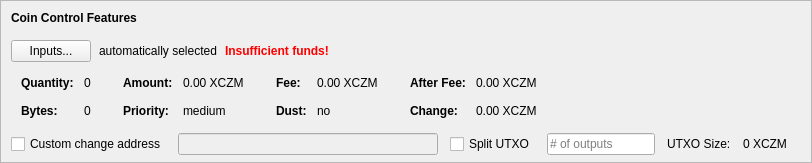
    <widget class="QFrame" name="frameCoinControl">
     <property name="sizePolicy">
      <sizepolicy hsizetype="Expanding" vsizetype="Expanding">
       <horstretch>0</horstretch>
       <verstretch>0</verstretch>
      </sizepolicy>
     </property>
     <property name="maximumSize">
      <size>
       <width>16777215</width>
       <height>16777215</height>
      </size>
     </property>
     <property name="frameShape">
      <enum>QFrame::StyledPanel</enum>
     </property>
     <property name="frameShadow">
      <enum>QFrame::Sunken</enum>
     </property>
     <layout class="QVBoxLayout" name="verticalLayoutCoinControl2">
      <property name="spacing">
       <number>0</number>
      </property>
      <property name="leftMargin">
       <number>0</number>
      </property>
      <property name="topMargin">
       <number>0</number>
      </property>
      <property name="rightMargin">
       <number>0</number>
      </property>
      <property name="bottomMargin">
       <number>6</number>
      </property>
      <item>
       <layout class="QVBoxLayout" name="verticalLayoutCoinControl" stretch="0,0,0,0,1">
        <property name="spacing">
         <number>0</number>
        </property>
        <property name="leftMargin">
         <number>10</number>
        </property>
        <property name="topMargin">
         <number>10</number>
        </property>
        <item>
         <layout class="QHBoxLayout" name="horizontalLayoutCoinControl1">
          <property name="bottomMargin">
           <number>15</number>
          </property>
          <item>
           <widget class="QLabel" name="labelCoinControlFeatures">
            <property name="sizePolicy">
             <sizepolicy hsizetype="Preferred" vsizetype="Maximum">
              <horstretch>0</horstretch>
              <verstretch>0</verstretch>
             </sizepolicy>
            </property>
            <property name="font">
             <font>
              <weight>75</weight>
              <bold>true</bold>
             </font>
            </property>
            <property name="styleSheet">
             <string notr="true">font-weight:bold;</string>
            </property>
            <property name="text">
             <string>Coin Control Features</string>
            </property>
           </widget>
          </item>
         </layout>
        </item>
        <item>
         <layout class="QHBoxLayout" name="horizontalLayoutCoinControl2" stretch="0,0,0,0">
          <property name="spacing">
           <number>8</number>
          </property>
          <property name="bottomMargin">
           <number>10</number>
          </property>
          <item>
           <widget class="QPushButton" name="pushButtonCoinControl">
            <property name="styleSheet">
             <string notr="true"/>
            </property>
            <property name="text">
             <string>Inputs...</string>
            </property>
            <property name="autoDefault">
             <bool>false</bool>
            </property>
           </widget>
          </item>
          <item>
           <widget class="QLabel" name="labelCoinControlAutomaticallySelected">
            <property name="text">
             <string>automatically selected</string>
            </property>
            <property name="margin">
             <number>5</number>
            </property>
           </widget>
          </item>
          <item>
           <widget class="QLabel" name="labelCoinControlInsuffFunds">
            <property name="font">
             <font>
              <weight>75</weight>
              <bold>true</bold>
             </font>
            </property>
            <property name="styleSheet">
             <string notr="true">color:red;font-weight:bold;</string>
            </property>
            <property name="text">
             <string>Insufficient funds!</string>
            </property>
            <property name="margin">
             <number>5</number>
            </property>
           </widget>
          </item>
          <item>
           <spacer name="horizontalSpacerCoinControl">
            <property name="orientation">
             <enum>Qt::Horizontal</enum>
            </property>
            <property name="sizeHint" stdset="0">
             <size>
              <width>40</width>
              <height>1</height>
             </size>
            </property>
           </spacer>
          </item>
         </layout>
        </item>
        <item>
         <widget class="QWidget" name="widgetCoinControl" native="true">
          <property name="sizePolicy">
           <sizepolicy hsizetype="Preferred" vsizetype="Preferred">
            <horstretch>0</horstretch>
            <verstretch>0</verstretch>
           </sizepolicy>
          </property>
          <property name="minimumSize">
           <size>
            <width>0</width>
            <height>0</height>
           </size>
          </property>
          <property name="styleSheet">
           <string notr="true"/>
          </property>
          <layout class="QHBoxLayout" name="horizontalLayoutCoinControl5">
           <property name="leftMargin">
            <number>0</number>
           </property>
           <property name="topMargin">
            <number>0</number>
           </property>
           <property name="rightMargin">
            <number>0</number>
           </property>
           <property name="bottomMargin">
            <number>0</number>
           </property>
           <item>
            <layout class="QHBoxLayout" name="horizontalLayoutCoinControl3" stretch="0,0,0,1">
             <property name="spacing">
              <number>20</number>
             </property>
             <property name="topMargin">
              <number>0</number>
             </property>
             <property name="bottomMargin">
              <number>10</number>
             </property>
             <item>
              <layout class="QFormLayout" name="formLayoutCoinControl1">
               <property name="horizontalSpacing">
                <number>10</number>
               </property>
               <property name="verticalSpacing">
                <number>14</number>
               </property>
               <property name="leftMargin">
                <number>10</number>
               </property>
               <property name="topMargin">
                <number>4</number>
               </property>
               <property name="rightMargin">
                <number>6</number>
               </property>
               <item row="0" column="0">
                <widget class="QLabel" name="labelCoinControlQuantityText">
                 <property name="font">
                  <font>
                   <weight>75</weight>
                   <bold>true</bold>
                  </font>
                 </property>
                 <property name="text">
                  <string>Quantity:</string>
                 </property>
                 <property name="margin">
                  <number>0</number>
                 </property>
                </widget>
               </item>
               <item row="0" column="1">
                <widget class="QLabel" name="labelCoinControlQuantity">
                 <property name="cursor">
                  <cursorShape>IBeamCursor</cursorShape>
                 </property>
                 <property name="contextMenuPolicy">
                  <enum>Qt::ActionsContextMenu</enum>
                 </property>
                 <property name="text">
                  <string notr="true">0</string>
                 </property>
                 <property name="margin">
                  <number>0</number>
                 </property>
                 <property name="textInteractionFlags">
                  <set>Qt::LinksAccessibleByMouse|Qt::TextSelectableByKeyboard|Qt::TextSelectableByMouse</set>
                 </property>
                </widget>
               </item>
               <item row="1" column="0">
                <widget class="QLabel" name="labelCoinControlBytesText">
                 <property name="font">
                  <font>
                   <weight>75</weight>
                   <bold>true</bold>
                  </font>
                 </property>
                 <property name="text">
                  <string>Bytes:</string>
                 </property>
                </widget>
               </item>
               <item row="1" column="1">
                <widget class="QLabel" name="labelCoinControlBytes">
                 <property name="cursor">
                  <cursorShape>IBeamCursor</cursorShape>
                 </property>
                 <property name="contextMenuPolicy">
                  <enum>Qt::ActionsContextMenu</enum>
                 </property>
                 <property name="text">
                  <string notr="true">0</string>
                 </property>
                 <property name="textInteractionFlags">
                  <set>Qt::LinksAccessibleByMouse|Qt::TextSelectableByKeyboard|Qt::TextSelectableByMouse</set>
                 </property>
                </widget>
               </item>
              </layout>
             </item>
             <item>
              <layout class="QFormLayout" name="formLayoutCoinControl2">
               <property name="horizontalSpacing">
                <number>10</number>
               </property>
               <property name="verticalSpacing">
                <number>14</number>
               </property>
               <property name="leftMargin">
                <number>6</number>
               </property>
               <property name="topMargin">
                <number>4</number>
               </property>
               <property name="rightMargin">
                <number>6</number>
               </property>
               <item row="0" column="0">
                <widget class="QLabel" name="labelCoinControlAmountText">
                 <property name="font">
                  <font>
                   <weight>75</weight>
                   <bold>true</bold>
                  </font>
                 </property>
                 <property name="text">
                  <string>Amount:</string>
                 </property>
                 <property name="margin">
                  <number>0</number>
                 </property>
                </widget>
               </item>
               <item row="0" column="1">
                <widget class="QLabel" name="labelCoinControlAmount">
                 <property name="cursor">
                  <cursorShape>IBeamCursor</cursorShape>
                 </property>
                 <property name="contextMenuPolicy">
                  <enum>Qt::ActionsContextMenu</enum>
                 </property>
                 <property name="text">
                  <string notr="true">0.00 XCZM</string>
                 </property>
                 <property name="textInteractionFlags">
                  <set>Qt::LinksAccessibleByMouse|Qt::TextSelectableByKeyboard|Qt::TextSelectableByMouse</set>
                 </property>
                </widget>
               </item>
               <item row="1" column="0">
                <widget class="QLabel" name="labelCoinControlPriorityText">
                 <property name="font">
                  <font>
                   <weight>75</weight>
                   <bold>true</bold>
                  </font>
                 </property>
                 <property name="text">
                  <string>Priority:</string>
                 </property>
                </widget>
               </item>
               <item row="1" column="1">
                <widget class="QLabel" name="labelCoinControlPriority">
                 <property name="cursor">
                  <cursorShape>IBeamCursor</cursorShape>
                 </property>
                 <property name="contextMenuPolicy">
                  <enum>Qt::ActionsContextMenu</enum>
                 </property>
                 <property name="text">
                  <string>medium</string>
                 </property>
                 <property name="textInteractionFlags">
                  <set>Qt::LinksAccessibleByMouse|Qt::TextSelectableByKeyboard|Qt::TextSelectableByMouse</set>
                 </property>
                </widget>
               </item>
              </layout>
             </item>
             <item>
              <layout class="QFormLayout" name="formLayoutCoinControl3">
               <property name="horizontalSpacing">
                <number>10</number>
               </property>
               <property name="verticalSpacing">
                <number>14</number>
               </property>
               <property name="leftMargin">
                <number>6</number>
               </property>
               <property name="topMargin">
                <number>4</number>
               </property>
               <property name="rightMargin">
                <number>6</number>
               </property>
               <item row="0" column="0">
                <widget class="QLabel" name="labelCoinControlFeeText">
                 <property name="font">
                  <font>
                   <weight>75</weight>
                   <bold>true</bold>
                  </font>
                 </property>
                 <property name="text">
                  <string>Fee:</string>
                 </property>
                 <property name="margin">
                  <number>0</number>
                 </property>
                </widget>
               </item>
               <item row="0" column="1">
                <widget class="QLabel" name="labelCoinControlFee">
                 <property name="cursor">
                  <cursorShape>IBeamCursor</cursorShape>
                 </property>
                 <property name="contextMenuPolicy">
                  <enum>Qt::ActionsContextMenu</enum>
                 </property>
                 <property name="text">
                  <string notr="true">0.00 XCZM</string>
                 </property>
                 <property name="textInteractionFlags">
                  <set>Qt::LinksAccessibleByMouse|Qt::TextSelectableByKeyboard|Qt::TextSelectableByMouse</set>
                 </property>
                </widget>
               </item>
               <item row="1" column="0">
                <widget class="QLabel" name="labelCoinControlLowOutputText">
                 <property name="font">
                  <font>
                   <weight>75</weight>
                   <bold>true</bold>
                  </font>
                 </property>
                 <property name="text">
                  <string>Dust:</string>
                 </property>
                </widget>
               </item>
               <item row="1" column="1">
                <widget class="QLabel" name="labelCoinControlLowOutput">
                 <property name="cursor">
                  <cursorShape>IBeamCursor</cursorShape>
                 </property>
                 <property name="contextMenuPolicy">
                  <enum>Qt::ActionsContextMenu</enum>
                 </property>
                 <property name="text">
                  <string>no</string>
                 </property>
                 <property name="textInteractionFlags">
                  <set>Qt::LinksAccessibleByMouse|Qt::TextSelectableByKeyboard|Qt::TextSelectableByMouse</set>
                 </property>
                </widget>
               </item>
              </layout>
             </item>
             <item>
              <layout class="QFormLayout" name="formLayoutCoinControl4">
               <property name="horizontalSpacing">
                <number>10</number>
               </property>
               <property name="verticalSpacing">
                <number>14</number>
               </property>
               <property name="leftMargin">
                <number>6</number>
               </property>
               <property name="topMargin">
                <number>4</number>
               </property>
               <property name="rightMargin">
                <number>6</number>
               </property>
               <item row="0" column="0">
                <widget class="QLabel" name="labelCoinControlAfterFeeText">
                 <property name="font">
                  <font>
                   <weight>75</weight>
                   <bold>true</bold>
                  </font>
                 </property>
                 <property name="text">
                  <string>After Fee:</string>
                 </property>
                 <property name="margin">
                  <number>0</number>
                 </property>
                </widget>
               </item>
               <item row="0" column="1">
                <widget class="QLabel" name="labelCoinControlAfterFee">
                 <property name="cursor">
                  <cursorShape>IBeamCursor</cursorShape>
                 </property>
                 <property name="contextMenuPolicy">
                  <enum>Qt::ActionsContextMenu</enum>
                 </property>
                 <property name="text">
                  <string notr="true">0.00 XCZM</string>
                 </property>
                 <property name="textInteractionFlags">
                  <set>Qt::LinksAccessibleByMouse|Qt::TextSelectableByKeyboard|Qt::TextSelectableByMouse</set>
                 </property>
                </widget>
               </item>
               <item row="1" column="0">
                <widget class="QLabel" name="labelCoinControlChangeText">
                 <property name="font">
                  <font>
                   <weight>75</weight>
                   <bold>true</bold>
                  </font>
                 </property>
                 <property name="text">
                  <string>Change:</string>
                 </property>
                </widget>
               </item>
               <item row="1" column="1">
                <widget class="QLabel" name="labelCoinControlChange">
                 <property name="cursor">
                  <cursorShape>IBeamCursor</cursorShape>
                 </property>
                 <property name="contextMenuPolicy">
                  <enum>Qt::ActionsContextMenu</enum>
                 </property>
                 <property name="text">
                  <string notr="true">0.00 XCZM</string>
                 </property>
                 <property name="textInteractionFlags">
                  <set>Qt::LinksAccessibleByMouse|Qt::TextSelectableByKeyboard|Qt::TextSelectableByMouse</set>
                 </property>
                </widget>
               </item>
              </layout>
             </item>
            </layout>
           </item>
          </layout>
         </widget>
        </item>
        <item>
         <layout class="QHBoxLayout" name="horizontalLayoutCoinControl4" stretch="0,0,0,0,0,0,0">
          <property name="spacing">
           <number>12</number>
          </property>
          <property name="sizeConstraint">
           <enum>QLayout::SetDefaultConstraint</enum>
          </property>
          <property name="topMargin">
           <number>5</number>
          </property>
          <property name="rightMargin">
           <number>5</number>
          </property>
          <item>
           <widget class="QCheckBox" name="checkBoxCoinControlChange">
            <property name="toolTip">
             <string>If this is activated, but the change address is empty or invalid, change will be sent to a newly generated address.</string>
            </property>
            <property name="text">
             <string>Custom change address</string>
            </property>
           </widget>
          </item>
          <item>
           <widget class="QValidatedLineEdit" name="lineEditCoinControlChange">
            <property name="enabled">
             <bool>false</bool>
            </property>
            <property name="sizePolicy">
             <sizepolicy hsizetype="Expanding" vsizetype="Fixed">
              <horstretch>0</horstretch>
              <verstretch>0</verstretch>
             </sizepolicy>
            </property>
           </widget>
          </item>
          <item>
           <widget class="QCheckBox" name="splitBlockCheckBox">
            <property name="text">
             <string>Split UTXO</string>
            </property>
           </widget>
          </item>
          <item>
           <widget class="QLineEdit" name="splitBlockLineEdit">
            <property name="sizePolicy">
             <sizepolicy hsizetype="Fixed" vsizetype="Fixed">
              <horstretch>50</horstretch>
              <verstretch>0</verstretch>
             </sizepolicy>
            </property>
            <property name="placeholderText">
             <string># of outputs</string>
            </property>
           </widget>
          </item>
          <item>
           <widget class="QLabel" name="labelBlockSizeText">
            <property name="text">
             <string>UTXO Size:</string>
            </property>
           </widget>
          </item>
          <item>
           <widget class="QLabel" name="labelBlockSize">
            <property name="text">
             <string>0 XCZM</string>
            </property>
           </widget>
          </item>
          <item>
           <widget class="QLabel" name="labelCoinControlChangeLabel">
            <property name="sizePolicy">
             <sizepolicy hsizetype="Preferred" vsizetype="Expanding">
              <horstretch>0</horstretch>
              <verstretch>0</verstretch>
             </sizepolicy>
            </property>
            <property name="minimumSize">
             <size>
              <width>0</width>
              <height>0</height>
             </size>
            </property>
            <property name="text">
             <string/>
            </property>
            <property name="margin">
             <number>3</number>
            </property>
           </widget>
          </item>
         </layout>
        </item>
        <item>
         <spacer name="verticalSpacerCoinControl">
          <property name="orientation">
           <enum>Qt::Vertical</enum>
          </property>
          <property name="sizeHint" stdset="0">
           <size>
            <width>800</width>
            <height>1</height>
           </size>
          </property>
         </spacer>
        </item>
       </layout>
      </item>
     </layout>
    </widget>
